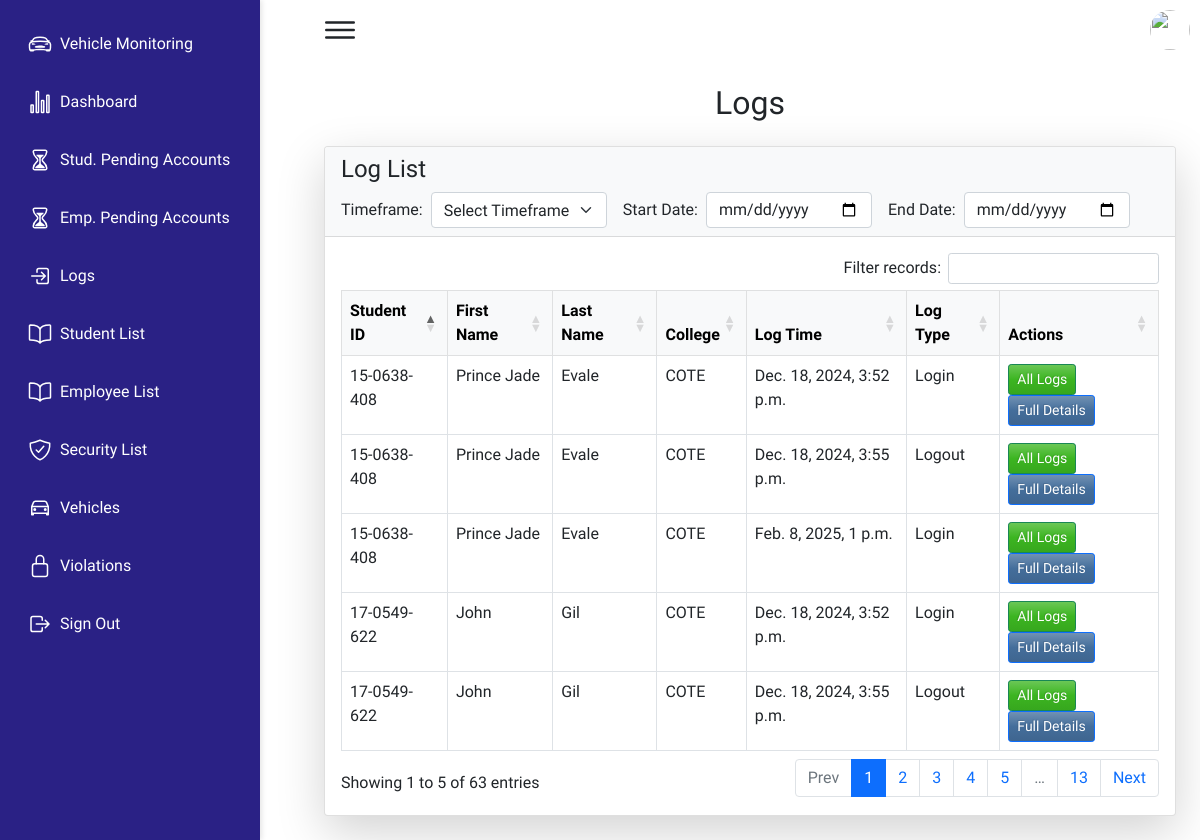
Page /logs/ (signed in) on the committed database.
### qrapp/models.py (models this page shows, shortened)
class Logs(models.Model):
    LOG_TYPE_CHOICES = [
        ('login', 'Login'),
        ('logout', 'Logout'),
    ]
    student_id = models.CharField(max_length=20)
    first_name = models.CharField(max_length=50)
    last_name = models.CharField(max_length=50)
    course = models.CharField(max_length=100)
    log_time = models.DateTimeField(default=timezone.now)  # Stores both date and time
    log_type = models.CharField(max_length=10, choices=LOG_TYPE_CHOICES)

### qrapp/views.py (the view, shortened to what this page needs)
# urls.py: path('logs/', views.student_logs, name='logs'),
def student_logs(request):
    logs = Logs.objects.all()
    timeframe = request.GET.get('timeframe', '')
    start_date = request.GET.get('start_date', '')
    end_date = request.GET.get('end_date', '')
    if start_date:
        logs = logs.filter(log_time__gte=start_date)
    if end_date:
        logs = logs.filter(log_time__lte=end_date)
    return render(request, 'qrapp/logs.html', {'logs': logs, 'start_date': start_date, 'end_date': end_date})

### qrapp/templates/qrapp/logs.html (shortened to what this page needs)
{% extends 'qrapp/base.html' %}
{% block content %}
<link href="https://cdn.jsdelivr.net/npm/bootstrap@5.1.3/dist/css/bootstrap.min.css" rel="stylesheet">
<link rel="stylesheet" href="https://cdn.datatables.net/1.11.5/css/dataTables.bootstrap5.min.css">
<div class="container mt-0">
    <h2 class="text-center mb-4">Logs</h2>
    <div class="card shadow-lg">
        <div class="card-header bg-light text-dark">
            <h4>Log List</h4>
            <div class="filter-container">
                <div class="d-flex align-items-center">
                    <label for="timeframeFilter" class="form-label mb-0 me-2">Timeframe:</label>
                    <select id="timeframeFilter" class="form-select custom-timeframe-select">
                        <option value="">Select Timeframe</option>
                    </select>
                </div>
                <div class="d-flex align-items-center">
                    <label for="startDate" class="form-label mb-0 me-2">Start Date:</label>
                    <input type="date" id="startDate" class="form-control" value="{{ start_date }}">
                </div>
                <div class="d-flex align-items-center">
                    <label for="endDate" class="form-label mb-0 me-2">End Date:</label>
                    <input type="date" id="endDate" class="form-control" value="{{ end_date }}">
                </div>
            </div>
        </div>
        <div class="card-body">
            <table id="logsTable" class="table table-hover table-bordered">
                <thead class="table-light">
                    <tr>
                        <th>Student ID</th>
                        <th>First Name</th>
                        <th>Last Name</th>
                        <th>College</th>
                        <th>Log Time</th>
                        <th>Log Type</th>
                        <th>Actions</th>
                    </tr>
                </thead>
                <tbody>
                    {% for log in logs %}
                    <tr>
                        <td>{{ log.student_id }}</td>
                        <td>{{ log.first_name }}</td>
                        <td>{{ log.last_name }}</td>
                        <td>{{ log.course }}</td>
                        <td>{{ log.log_time }}</td>
                        <td>{{ log.get_log_type_display }}</td>
                        <td>
                            <button class="btn btn-success btn-sm me-1" id="allLogsBtn">All Logs</button>
                            <button class="btn btn-primary btn-sm" id="fullDetailsBtn">Full Details</button>
                        </td>
                    </tr>
                    {% endfor %}
                </tbody>
            </table>
        </div>
    </div>
</div>
{% endblock %}

### static/css/style.css (style rules this page uses)
* { font-family: "Ubuntu", sans-serif; margin: 0; padding: 0; box-sizing: border-box; }
:root { --blue: #2a2185; --white: #fff; --gray: #f5f5f5; --black1: #222; --black2: #999; }
body { min-height: 100vh; overflow-x: hidden; }
.container { position: relative; width: 100%; }

### qrapp/templates/qrapp/logs.html (style rules this page uses)
.filter-container { display: flex; gap: 1rem; align-items: center; }
.filter-container .form-select, .filter-container .form-control { height: 2.25rem; width: auto; }
.filter-container label { margin-right: 0.5rem; }

### rows in the picture
Logs: student_id "17-0549-622", first_name "John", last_name "Gil", course "COTE", log_time "Dec. 18, 2024, 3:52 p.m.", log_type "Login"
Logs: student_id "15-0638-408", first_name "Prince Jade", last_name "Evale", course "COTE", log_time "Dec. 18, 2024, 3:52 p.m.", log_type "Login"
Logs: student_id "15-0638-408", first_name "Prince Jade", last_name "Evale", course "COTE", log_time "Dec. 18, 2024, 3:55 p.m.", log_type "Logout"
Logs: student_id "17-0549-622", first_name "John", last_name "Gil", course "COTE", log_time "Dec. 18, 2024, 3:55 p.m.", log_type "Logout"
Logs: student_id "15-0638-408", first_name "Prince Jade", last_name "Evale", course "COTE", log_time "Feb. 8, 2025, 1 p.m.", log_type "Login"
